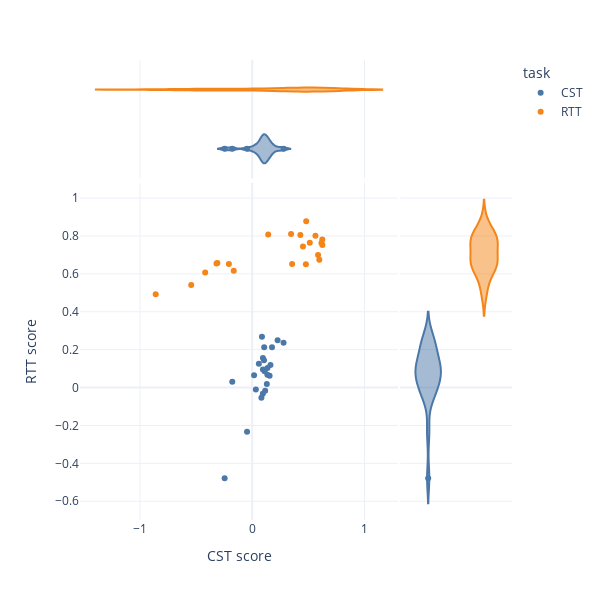

Source (notebook cell):
### Code cell
import plotly.express as px

signal = 'lfads_rates_joint_pca_rtt_unique'
df = src.decoder_analysis.precondition_td(td, signal)
models = src.decoder_analysis.fit_models(df, signal,target_name='Hand velocity')

trial_scores = src.decoder_analysis.score_trials(df.loc[df['Test set']],signal,models, target_name='Hand velocity')

fig = px.scatter(
    trial_scores.reset_index(),
    x='CST score',
    y='RTT score',
    color='task',
    hover_data=['trial_id'],
    marginal_x='violin',
    marginal_y='violin',
    template='plotly_white',
    width=600,
    height=600,
    color_discrete_sequence=px.colors.qualitative.T10,
)
fig.show()

### Figure 1 — Plotly figure (JSON) as saved in the notebook; plotly's stock layout.template omitted (floating-point values rounded to 4 significant figures)
{"data": [{"customdata": [[45], [98], [100], [119], [146], [170], [200], [201], [240], [269], [276], [277], [293], [307], [311], [312], [319], [322], [341], [347], [348], [360], [382]], "hovertemplate": "task=CST<br>CST score=%{x}<br>RTT score=%{y}<br>trial_id=%{customdata[0]}<extra></extra>", "legendgroup": "CST", "marker": {"color": "#4C78A8", "symbol": "circle"}, "mode": "markers", "name": "CST", "orientation": "v", "showlegend": true, "type": "scatter", "x": [-0.2457, 0.1549, 0.03233, -0.0461, 0.01639, 0.226, 0.1624, 0.08682, 0.05906, 0.1068, 0.09543, 0.1357, -0.1776, 0.09459, 0.08178, 0.1351, 0.1154, 0.09551, 0.2792, 0.105, 0.1103, 0.1302, 0.1762], "xaxis": "x", "y": [-0.4787, 0.06293, -0.01065, -0.2328, 0.06551, 0.25, 0.1196, 0.2687, 0.1256, 0.2133, 0.1564, 0.1026, 0.03047, -0.0321, -0.05362, 0.06706, -0.01668, 0.09491, 0.2362, 0.1446, 0.08623, 0.01927, 0.2133], "yaxis": "y"}, {"alignmentgroup": "True", "customdata": [[45], [98], [100], [119], [146], [170], [200], [201], [240], [269], [276], [277], [293], [307], [311], [312], [319], [322], [341], [347], [348], [360], [382]], "hovertemplate": "task=CST<br>CST score=%{x}<br>trial_id=%{customdata[0]}<extra></extra>", "legendgroup": "CST", "marker": {"color": "#4C78A8", "symbol": "circle"}, "name": "CST", "offsetgroup": "CST", "scalegroup": "x", "showlegend": false, "type": "violin", "x": [-0.2457, 0.1549, 0.03233, -0.0461, 0.01639, 0.226, 0.1624, 0.08682, 0.05906, 0.1068, 0.09543, 0.1357, -0.1776, 0.09459, 0.08178, 0.1351, 0.1154, 0.09551, 0.2792, 0.105, 0.1103, 0.1302, 0.1762], "xaxis": "x3", "yaxis": "y3"}, {"alignmentgroup": "True", "customdata": [[45], [98], [100], [119], [146], [170], [200], [201], [240], [269], [276], [277], [293], [307], [311], [312], [319], [322], [341], [347], [348], [360], [382]], "hovertemplate": "task=CST<br>RTT score=%{y}<br>trial_id=%{customdata[0]}<extra></extra>", "legendgroup": "CST", "marker": {"color": "#4C78A8", "symbol": "circle"}, "name": "CST", "offsetgroup": "CST", "scalegroup": "y", "showlegend": false, "type": "violin", "xaxis": "x2", "y": [-0.4787, 0.06293, -0.01065, -0.2328, 0.06551, 0.25, 0.1196, 0.2687, 0.1256, 0.2133, 0.1564, 0.1026, 0.03047, -0.0321, -0.05362, 0.06706, -0.01668, 0.09491, 0.2362, 0.1446, 0.08623, 0.01927, 0.2133], "yaxis": "y2"}, {"customdata": [[8], [12], [15], [16], [18], [21], [23], [35], [36], [42], [69], [101], [137], [160], [225], [239], [317], [331], [342], [350], [392]], "hovertemplate": "task=RTT<br>CST score=%{x}<br>RTT score=%{y}<br>trial_id=%{customdata[0]}<extra></extra>", "legendgroup": "RTT", "marker": {"color": "#F58518", "symbol": "circle"}, "mode": "markers", "name": "RTT", "orientation": "v", "showlegend": true, "type": "scatter", "x": [-0.2076, -0.5433, -0.3102, -0.8595, -0.4187, -0.3181, -0.1645, 0.1425, 0.3554, 0.3459, 0.4288, 0.5631, 0.6241, 0.5864, 0.5977, 0.478, 0.5131, 0.4809, 0.6248, 0.6164, 0.4521], "xaxis": "x", "y": [0.6515, 0.5411, 0.658, 0.4918, 0.6076, 0.6546, 0.616, 0.8081, 0.6521, 0.8105, 0.8052, 0.8011, 0.7817, 0.699, 0.6751, 0.6513, 0.7647, 0.8779, 0.7517, 0.7625, 0.7448], "yaxis": "y"}, {"alignmentgroup": "True", "customdata": [[8], [12], [15], [16], [18], [21], [23], [35], [36], [42], [69], [101], [137], [160], [225], [239], [317], [331], [342], [350], [392]], "hovertemplate": "task=RTT<br>CST score=%{x}<br>trial_id=%{customdata[0]}<extra></extra>", "legendgroup": "RTT", "marker": {"color": "#F58518", "symbol": "circle"}, "name": "RTT", "offsetgroup": "RTT", "scalegroup": "x", "showlegend": false, "type": "violin", "x": [-0.2076, -0.5433, -0.3102, -0.8595, -0.4187, -0.3181, -0.1645, 0.1425, 0.3554, 0.3459, 0.4288, 0.5631, 0.6241, 0.5864, 0.5977, 0.478, 0.5131, 0.4809, 0.6248, 0.6164, 0.4521], "xaxis": "x3", "yaxis": "y3"}, {"alignmentgroup": "True", "customdata": [[8], [12], [15], [16], [18], [21], [23], [35], [36], [42], [69], [101], [137], [160], [225], [239], [317], [331], [342], [350], [392]], "hovertemplate": "task=RTT<br>RTT score=%{y}<br>trial_id=%{customdata[0]}<extra></extra>", "legendgroup": "RTT", "marker": {"color": "#F58518", "symbol": "circle"}, "name": "RTT", "offsetgroup": "RTT", "scalegroup": "y", "showlegend": false, "type": "violin", "xaxis": "x2", "y": [0.6515, 0.5411, 0.658, 0.4918, 0.6076, 0.6546, 0.616, 0.8081, 0.6521, 0.8105, 0.8052, 0.8011, 0.7817, 0.699, 0.6751, 0.6513, 0.7647, 0.8779, 0.7517, 0.7625, 0.7448], "yaxis": "y2"}], "layout": {"height": 600, "legend": {"title": {"text": "task"}, "tracegroupgap": 0}, "margin": {"t": 60}, "width": 600, "xaxis": {"anchor": "y", "domain": [0, 0.7363], "title": {"text": "CST score"}}, "xaxis2": {"anchor": "y2", "domain": [0.7413, 1], "matches": "x2", "showgrid": false, "showline": false, "showticklabels": false, "ticks": ""}, "xaxis3": {"anchor": "y3", "domain": [0, 0.7363], "matches": "x", "showgrid": true, "showticklabels": false}, "xaxis4": {"anchor": "y4", "domain": [0.7413, 1], "matches": "x2", "showgrid": false, "showline": false, "showticklabels": false, "ticks": ""}, "yaxis": {"anchor": "x", "domain": [0, 0.7326], "title": {"text": "RTT score"}}, "yaxis2": {"anchor": "x2", "domain": [0, 0.7326], "matches": "y", "showgrid": true, "showticklabels": false}, "yaxis3": {"anchor": "x3", "domain": [0.7426, 1], "matches": "y3", "showgrid": false, "showline": false, "showticklabels": false, "ticks": ""}, "yaxis4": {"anchor": "x4", "domain": [0.7426, 1], "matches": "y3", "showgrid": true, "showline": false, "showticklabels": false, "ticks": ""}}}
